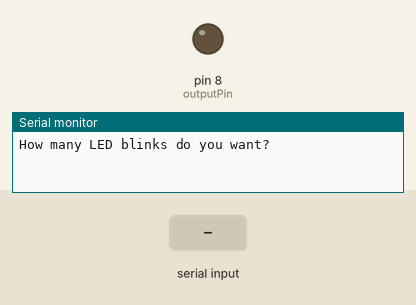
Recording of a sketch running on a simulated Arduino Uno, built with avr-gcc and run on an emulated ATmega328P. Parts: output pins drawn as LEDs (lit = HIGH), the last lines printed to the serial monitor. Dashed ring = blinking. Inputs (shaded band) come from the test bench.

Above: at 1.2 s.
1.3 s: "90,45\n" received over Serial
At 1.6 s:
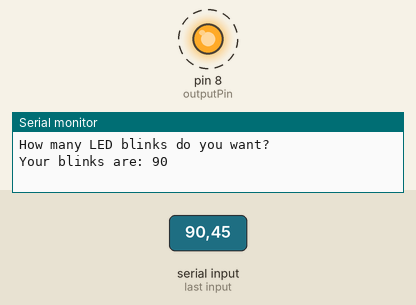
Timing chart, 0 to 10.3 s (numbered marks = the images above; inputs shaded):
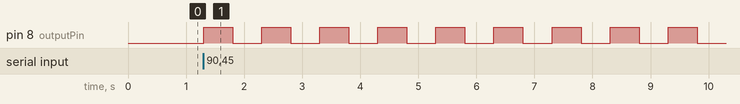

Measured:
- after the input at 1.3 s, pin 8 (outputPin): alternates HIGH for 0.50 s and LOW for 0.50 s, starting at once

The sketch:

sketch_number_input_serial_monitor.ino
```cpp
int myNumber;
String msg = "How many LED blinks do you want? ";
String ans = "Your blinks are: ";
int delayTime = 500;
int outputPin = 8;

/*
3 steps for input:
- ask
-wait
-read

Wenn man nach der Eingabe nicht direkt wieder 0 bekommen will, beim Serial Monitor auf "no line ending" - "kein Zeilenende" setzen
*/

void setup() {
  // put your setup code here, to run once:
  pinMode(outputPin, OUTPUT);
  Serial.begin(9600);
}

void loop() {
  // put your main code here, to run repeatedly:
  Serial.println(msg); // ASK

  while (Serial.available() == 0) { //WAITING - while there is no data on the serial port, DO NOTHING, to wait until they entered data
    //Serial.println("no input!");
    //delay(1000);
    }

 myNumber = Serial.parseInt(); // READ - parseInt, parseFloat, readString, ...
 Serial.print(ans);
 Serial.println(myNumber);

 for (myNumber; myNumber > 0; myNumber--) {
   digitalWrite(outputPin, HIGH);
   delay(delayTime);
   digitalWrite(outputPin, LOW);
   delay(delayTime);
  }

}
```
